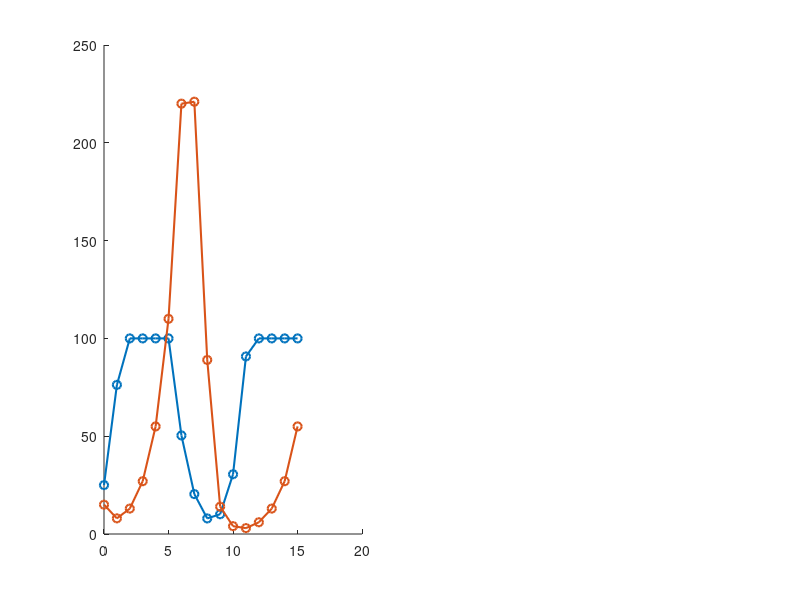

Source code (MATLAB): (Note: this script raises an error after producing the figure.)
%% Initialisation
clear all

% Define problem parameters
alpha_x = 1;            % growth rate of coral 
beta_x = 0.01;          % mortality rate of coral from starfish
alpha_y = 0.02;         % starfish response to coral
beta_y = 0.01;          % natural mortality rate of starfish
alpha_S = 1;            % constant in starfish larval survival term
beta_S = 1;             % constant in starfish larval survival term      
num_reefs = 2;          % number of reefs      

% Initialise time vector
t_0 = 0;
t_start = 1;
t_end = 15;                                 % time in years
t_vec = t_0:1:t_end;

% Initialise a vector for each reef area
A = [100; 70];                              % reef area

% Initialise matrices for coral and starfish
x = zeros(num_reefs, length(t_vec));        % coral cover each year
x_end = zeros(num_reefs, length(t_vec)-1);  % coral cover at end of year
y = zeros(num_reefs, length(t_vec));        % starfish each year
y_end = zeros(num_reefs, length(t_vec)-1);  % starfish at end of year
x_0 = [25; 30];                             % initial coral cover
y_0 = [15; 25];                             % initial starfish 
x(:, 1) = x_0;
y(:, 1) = y_0;

% Initialise matrix for control effort - note for now this is percentage
k_0 = [0; 0]; 
k = k_0 * ones(1, length(t_vec)-1);         % control effort

% Larval recruitment and survival for coral
r_x = 5;                                    % production rate
c_x = [0.2, 0.2;
       0.3, 0.1];                           % coral larval dispersal
% We need to account for the percentage that die by floating off
c_x_dead = 1 - sum(c_x, 2);                     
R = zeros(num_reefs, length(t_vec));        % coral larval recruitment
phi = zeros(num_reefs, length(t_vec));      % actual larval recruitment

% Larval recruitment for starfish
r_y = 3;                                    % production rate
c_y = [0.1, 0.4;
       0.5, 0.1];                           % starfish larval dispersal
% We need to account for the percentage that die by floating off
c_y_dead = 1 - sum(c_y, 2); 
S = zeros(num_reefs, length(t_vec));        % starfish larval recruitment


%% Solve
% Loop over and calculate population size through time
for t = t_start:t_end
    % Loop over each reef and calculate population at the end of last year
    for i = 1:num_reefs
        % Calculate population sizes
        x_end(i, t) = x(i, t) * (alpha_x - beta_x * y(i, t));
        y_end(i, t) = y(i, t) * (alpha_y * x(i, t) - beta_y) - k(i, t) * y(i, t);
        % Round no. of starfish to nearest integer
        y_end(i, t) = round(y_end(i, t));

        % Check coral cover isn't less than zero
        if x_end(i, t) < 0
            x_end(i, t) = 0;
        end
        % Check coral cover isn't larger than the reef size
        if x_end(i, t) > A(i)
            x_end(i, t) = A(i);
        end
        % Check no. of starfish isn't less than zero
        if y_end(i, t) < 0
            y_end(i, t) = 0;
        end
    end
    
    % Loop over each reef and calculate population this year based on last
    % year
    for i = 1:num_reefs
        % Calculate starfish larval recruitment
        for j = 1:num_reefs
            S(i, t+1) = S(i, t+1) + c_y(j, i) * y_end(j, t) * r_y;
        end
       
        % Calculate coral larval recuitment
        for j = 1:num_reefs
            R(i, t+1) = R(i, t+1) + c_x(j, i) * x_end(j, t) * r_x;
        end
        % Calculate coral settlement based on area left on reef
        if R(i, t+1) <= (A(i) - x_end(i, t))
            phi(i, t+1) = R(i, t+1);
        else
            phi(i, t+1) = A(i) - x_end(i, t);
        end
        
        % Calculate the population for the next year
        x(i, t+1) = x_end(i, t) + phi(i, t+1);
        y(i, t+1) = y_end(i, t) + (alpha_S * S(i, t+1))/(1 + beta_S * S(i, t+1));
        % Round number of starfish to nearest integer
        y(i, t+1) = round(y(i, t+1));
        
        % Check coral cover isn't less than zero
        if x(i, t+1) < 0
            x(i, t+1) = 0;
        end
        % Check coral cover isn't larger than the reef size
        if x(i, t+1) > A(i)
            x(i, t+1) = A(i);
        end
        % Check no. of starfish isn't less than zero
        if y(i, t+1) < 0
            y(i, t+1) = 0;
        end
    end
end


%% Plotting - No Control Effort
% Predator and prey populations over time
figure(1), clf, hold on
for i = 1:num_reefs
    subplot(1, num_reefs, i), hold on
    plot(t_vec, x(i, :), '-o', 'Linewidth', 1.5)
    plot(t_vec, y(i, :), '-o', 'Linewidth', 1.5)
    yline(A(i), 'k--')
    xlabel('Time (years)', 'Interpreter', 'Latex', 'Fontsize', 12)
    ylabel('Population size', 'Interpreter', 'Latex', 'Fontsize', 12)
    title(['Reef ', num2str(i)], 'Interpreter', 'Latex', 'Fontsize', 13) 
    if i == 1
        legend('Coral cover (m^2)', 'No. of starfish', 'Location', 'NorthWest')
        ylim([0 300])
    end
    if i == 2
       ylim([0 80]) 
    end
end

% Predator-prey phase plane
figure(2), clf, hold on
for i = 1:num_reefs
    subplot(1, num_reefs, i), hold on
    plot(x(i, :), y(i, :), 'Linewidth', 1)
    xlabel('Coral cover ($m^2$)', 'Interpreter', 'Latex', 'Fontsize', 12)
    ylabel('Number of starfish', 'Interpreter', 'Latex', 'Fontsize', 12)
    title(['Reef ', num2str(i)], 'Interpreter', 'Latex', 'Fontsize', 13)
    xlim([0 max(x(i, :))+10])
end

%% Plotting - Control Effort
% Predator and prey populations over time
% figure(3), clf, hold on
% for i = 1:num_reefs
%     subplot(1, num_reefs, i), hold on
%     plot(t_vec, x(i, :), '-o', 'Linewidth', 1.5)
%     plot(t_vec, y(i, :), '-o', 'Linewidth', 1.5)
%     yline(A(i), 'k--')
%     xlabel('Time (years)', 'Interpreter', 'Latex', 'Fontsize', 12)
%     ylabel('Population size', 'Interpreter', 'Latex', 'Fontsize', 12)
%     title(['Reef ', num2str(i)], 'Interpreter', 'Latex', 'Fontsize', 13) 
%     if i == 1
%         legend('Coral cover (m^2)', 'No. of starfish', 'Location', 'NorthWest')
%         ylim([0 250])
%     end
%     if i == 2
%        ylim([0 80]) 
%     end
% end